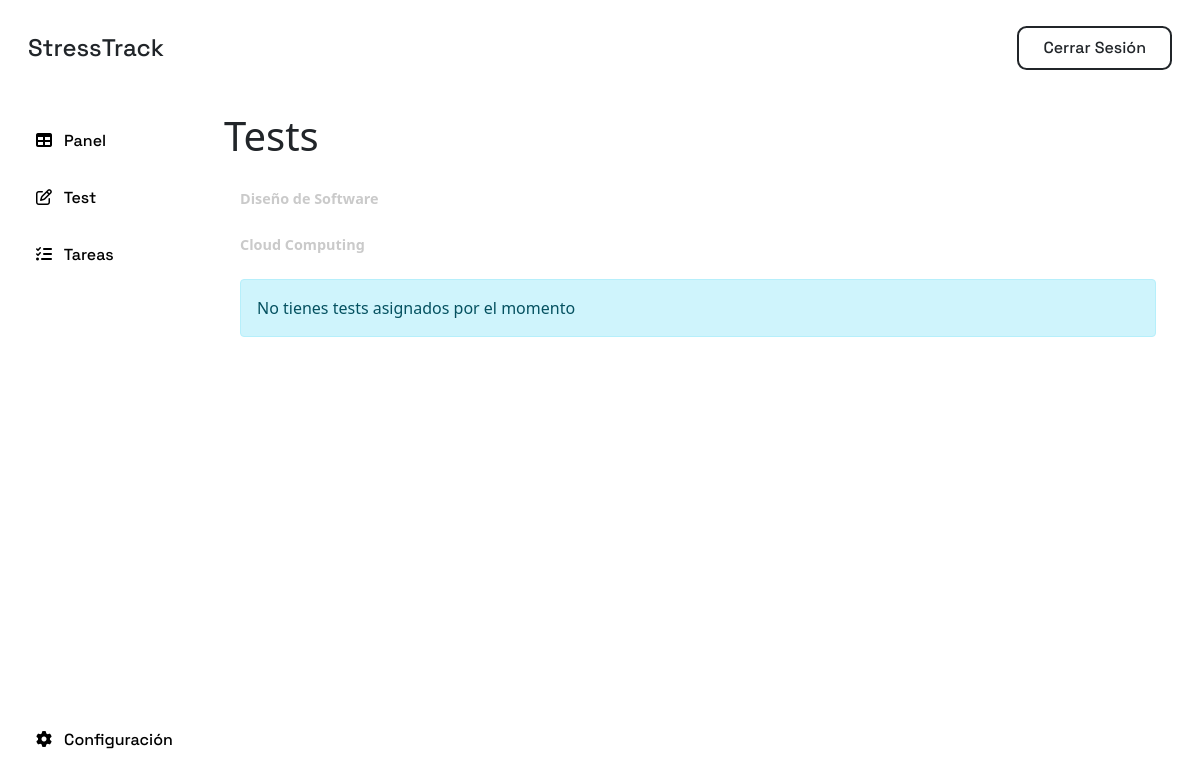
Page /dashboard/test (signed in) on the committed database.
### stresstrack/models.py (models this page shows, shortened)
class Course(models.Model):
    name = models.CharField(max_length=100)
    teacher = models.ForeignKey('CustomUser', on_delete=models.CASCADE, related_name='teaching_courses', limit_choices_to={'role': 'teacher'})
    students = models.ManyToManyField('CustomUser', related_name='enrolled_courses', blank=True, limit_choices_to={'role': 'student'})

### stresstrack/views.py (the view)
# urls.py: path('dashboard/test', views.student_tests, name='student_tests'),
@login_required
def student_tests(request):
    courses = Course.objects.filter(students=request.user)
    stress_tests_with_annotations = StressTest.objects.annotate(
        has_taken=Count(
            'responses',
            filter=Q(responses__student=request.user)
        )
    )
    courses = courses.prefetch_related(Prefetch('stress_tests', queryset=stress_tests_with_annotations))
    return render(request, 'dashboard/dash_test.html', {'courses': courses})

### stresstrack/templates/dashboard/dash_test.html
{% extends "base/base.html" %}
{% block content %}
<header class="container-fluid d-flex justify-content-between align-items-center py-3 px-3">
    <div>
        <a class="text-dark text-decoration-none fs-4" href="{% url 'dashboard' %}">StressTrack</a>
    </div>
    <div class="d-flex justify-content-center align-items-center">
        <a class="text-dark text-decoration-none fs-6 py-2 px-4 border border-2 border-dark rounded-4"
            href="{% url 'logout' %}">Cerrar Sesión</a>
    </div>
</header>
<div class="container-fluid main-content">
    <div class="row h-100">
        <div class="h-100 d-flex flex-column justify-content-between col-2">
            <ul class="list-unstyled py-3">
                <li class="py-3 px-1"><a class="text-decoration-none links" href="{% url 'dashboard' %}"><i
                            class="fa-solid fa-table mx-2"></i> Panel</a></li>
                <li class="py-3 px-1"><a class="text-decoration-none links" href="{% url 'student_tests' %}"><i
                            class="fa-regular fa-pen-to-square mx-2"></i> Test</a></li>
                <li class="py-3 px-1"><a class="text-decoration-none links" href="{% url 'dash_task' %}"><i
                            class="fa-solid fa-list-check mx-2"></i> Tareas</a></li>
            </ul>
            <ul class="list-unstyled py-3">
                <li class="py-3 px-1"><a class="text-decoration-none links" href="#"><i
                            class="fa-solid fa-gear mx-2"></i> Configuración</a></li>
            </ul>
        </div>
        <div class="col-10 p-2">
            <div class="container p-2 rounded-4">
                <h1>Tests</h1>
            </div>
            <div class="scrollable-container">
                {% for course in courses %}
                    <div class="container py-1">
                        <label class="text-grisillo fw-bold my-2">{{ course.name }}</label>
                        {% if course.stress_tests.exists %}
                            {% for test in tests %}
                                <div class="container py-1">
                                    <label class="text-grisillo fw-bold my-2">{{ test.course.name }}</label>
                                    <div class="container border p-3 my-1 rounded-4">
                                        <div class="row">
                                            <div class="col-10">
                                                <i class="fa-regular fa-clipboard me-3"></i>{{ test.title }}
                                            </div>
                                            <div class="col-2 text-center">
                                                {% if test.has_taken > 0 %}
                                                    <div class="ms-4 p-1 d-inline rounded-4 fs-7">
                                                        <span class="text-muted">Test completado</span>
                                                    </div>
                                                {% else %}
                                                    <div class="ms-4 p-1 d-inline rounded-4 fs-7">
                                                        <a href="{% url 'test_view' test.id %}" class="text-decoration-none text-dark">Realizar Test</a>
                                                    </div>
                                                {% endif %}
                                            </div>
                                        </div>
                                    </div>
                                </div>
                            {% endfor %}
                        {% else %}
                            <div class="alert alert-info mt-3" role="alert">
                                No tienes tests asignados por el momento
                            </div>
                        {% endif %}
                    </div>
                {% empty %}
                    <div class="alert alert-info mt-3" role="alert">
                        No estás asignado a un curso por el momento
                    </div>
                {% endfor %}
            </div>
        </div>
    </div>
</div>
{% endblock %}

### stresstrack/static/css/inicio.css (style rules this page uses)
body { min-height: 100vh; }
body, button, a { font-family: "Space Grotesk", sans-serif; font-optical-sizing: auto; font-weight: 500; font-style: normal; color: black; }
ul { margin: 0; padding: 0; }
header { height: 12vh; }
.rounded-4 { border-radius: .6rem; }
.text-grisillo { color: #cacaca; font-size: .9rem; }
.main-content { flex-grow: 3; height: calc(100vh - 20vh); }
.scrollable-container { max-height: 400px; overflow-y: auto; overflow-x: hidden; }
.links { color: black; transition: transform 0.3s ease; }

### rows in the picture
Course: name "Diseño de Software"
Course: name "Cloud Computing", shows "No tienes tests asignados por el momento"
